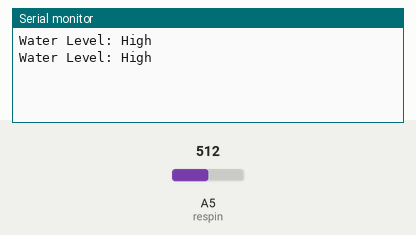
A sketch run on a simulated Arduino Uno, built with avr-gcc and run on an emulated ATmega328P. Parts: the last lines printed to the serial monitor. Inputs (shaded band) come from the test bench; at power-on: A5 (respin) = 512.

Above: at 1.8 s.
1.9 s: A5 (respin) set to 344
At 2.8 s:
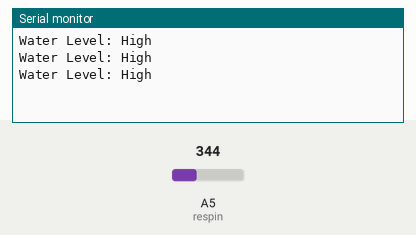
3.4 s: A5 (respin) set to 323
At 4.8 s:
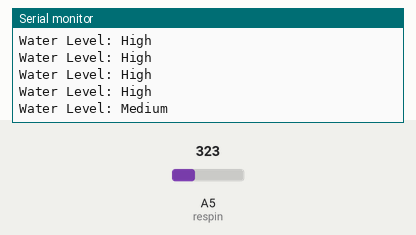
6.5 s: A5 (respin) set to 308
At 7.8 s:
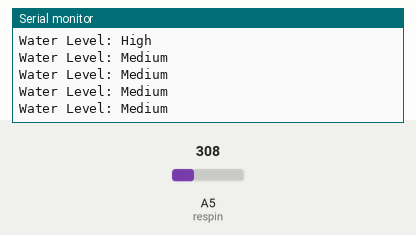
8.0 s: A5 (respin) set to 292
At 8.8 s:
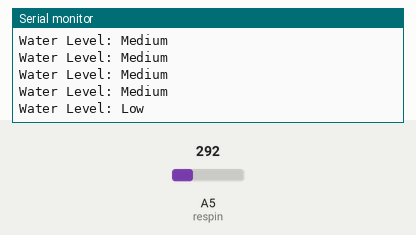
10.5 s: A5 (respin) set to 105
At 11.4 s:
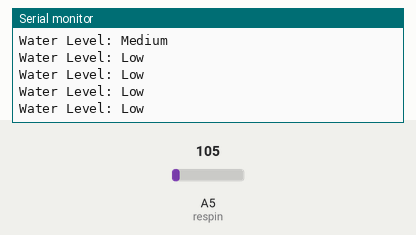
12.0 s: A5 (respin) set to 90
At 12.8 s:
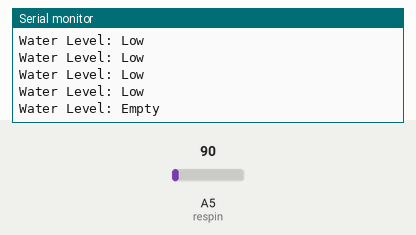

Measured:
- the behaviour switches between 331 and 330 on A5 (respin) (found by bisection; images 1 and 2)
- the behaviour switches between 301 and 300 on A5 (respin) (found by bisection; images 3 and 4)
- the behaviour switches between 101 and 100 on A5 (respin) (found by bisection; images 5 and 6)
- after the input at 3.4 s, the serial monitor: prints a new line after 0.60 s (image 2)
- after the input at 8.0 s, the serial monitor: prints a new line at once (image 4)
- after the input at 12.0 s, the serial monitor: prints a new line at once (image 6)

The sketch:

water-test.ino
```cpp
int resval = 0;  // holds the value
int respin = A5; // sensor pin used

void setup() {

  // start the serial console
  Serial.begin(9600);
}

void loop() {

  resval = analogRead(respin); //Read data from analog pin and store it to resval variable

  if (resval<=100){ Serial.println("Water Level: Empty"); } else if (resval>100 && resval<=300){ Serial.println("Water Level: Low"); } else if (resval>300 && resval<=330){ Serial.println("Water Level: Medium"); } else if (resval>330){
    Serial.println("Water Level: High");
  }
  delay(1000);
}
```
